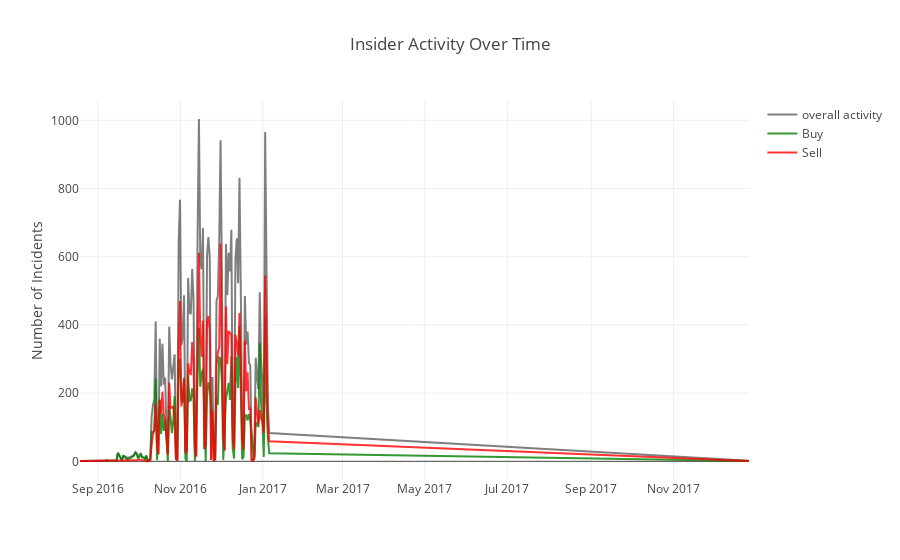

Source (notebook cell):
### Code cell
trace = go.Scatter(
                x=df_count.index,
                y=df_count['Unnamed: 0'],
                name = "overall activity",
                line = dict(color = '#000000'),
                opacity = 0.5)

trace_buy = go.Scatter(
                x=df_buy_count.index,
                y=df_buy_count['Unnamed: 0'],
                name = "Buy",
                line = dict(color = '#008000'),
                opacity = 0.8)

trace_sell = go.Scatter(
                x=df_sell_count.index,
                y=df_sell_count['Unnamed: 0'],
                name = "Sell",
                line = dict(color = '#FF0000'),
                opacity = 0.8)

data = [trace,trace_buy,trace_sell]

layout = dict(
    title = "Insider Activity Over Time",
    yaxis=dict(title='Number of Incidents')
    
)

fig = dict(data=data, layout=layout)
iplot(fig)
